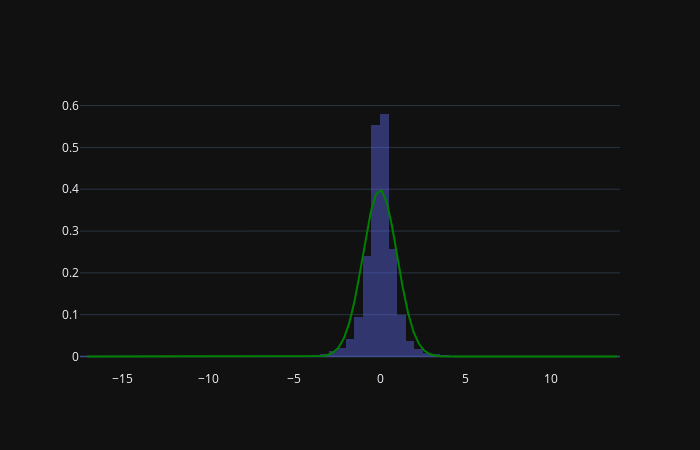

Here is the notebook cell this chart was saved with:
### Code cell
def hist_fig(data: pd.Series, bins=None):
    return go.Figure(
        data=data.pipe(as_histogram, bins=bins).data + data.pipe(norm_fig).data,
    ).update_layout(autosize=False, showlegend=False)

hist_fig(returns, bins=100)

### Figure 1 — Plotly figure (JSON) as saved in the notebook; plotly's stock layout.template omitted (floating-point values rounded to 4 significant figures; data arrays with more than 128 entries replaced by an {"elided": "..."} marker saying what was removed)
{"data": [{"alignmentgroup": "True", "bingroup": "x", "histnorm": "probability density", "hovertemplate": "variable=Return<br>value=%{x}<br>probability density=%{y}<extra></extra>", "legendgroup": "Return", "marker": {"color": "#636efa", "opacity": 0.4, "pattern": {"shape": ""}}, "name": "Return", "nbinsx": 100, "offsetgroup": "Return", "orientation": "v", "showlegend": true, "type": "histogram", "x": {"elided": "23972 float values"}, "xaxis": "x", "yaxis": "y"}, {"hovertemplate": "x=%{x}<br>y=%{y}<extra></extra>", "legendgroup": "", "line": {"color": "green", "dash": "solid"}, "marker": {"symbol": "circle"}, "mode": "lines", "name": "", "orientation": "v", "showlegend": false, "type": "scatter", "x": [-17.1, -16.78, -16.47, -16.16, -15.85, -15.53, -15.22, -14.91, -14.6, -14.28, -13.97, -13.66, -13.35, -13.04, -12.72, -12.41, -12.1, -11.79, -11.47, -11.16, -10.85, -10.54, -10.22, -9.912, -9.599, -9.287, -8.975, -8.662, -8.35, -8.037, -7.725, -7.413, -7.1, -6.788, -6.476, -6.163, -5.851, -5.538, -5.226, -4.914, -4.601, -4.289, -3.977, -3.664, -3.352, -3.039, -2.727, -2.415, -2.102, -1.79, -1.478, -1.165, -0.8528, -0.5405, -0.2281, 0.08427, 0.3966, 0.709, 1.021, 1.334, 1.646, 1.959, 2.271, 2.583, 2.896, 3.208, 3.52, 3.833, 4.145, 4.457, 4.77, 5.082, 5.395, 5.707, 6.019, 6.332, 6.644, 6.956, 7.269, 7.581, 7.894, 8.206, 8.518, 8.831, 9.143, 9.455, 9.768, 10.08, 10.39, 10.7, 11.02, 11.33, 11.64, 11.95, 12.27, 12.58, 12.89, 13.2, 13.52, 13.83], "xaxis": "x", "y": [1.358e-64, 2.697e-62, 4.861e-60, 7.944e-58, 1.178e-55, 1.584e-53, 1.931e-51, 2.137e-49, 2.144e-47, 1.951e-45, 1.611e-43, 1.206e-41, 8.191e-40, 5.046e-38, 2.819e-36, 1.429e-34, 6.569e-33, 2.739e-31, 1.036e-29, 3.553e-28, 1.105e-26, 3.12e-25, 7.986e-24, 1.854e-22, 3.905e-21, 7.459e-20, 1.292e-18, 2.031e-17, 2.895e-16, 3.743e-15, 4.389e-14, 4.668e-13, 4.504e-12, 3.941e-11, 3.128e-10, 2.252e-09, 1.471e-08, 8.711e-08, 4.68e-07, 2.28e-06, 1.008e-05, 4.041e-05, 0.0001469, 0.0004846, 0.00145, 0.003934, 0.009683, 0.02162, 0.04377, 0.08039, 0.1339, 0.2023, 0.2773, 0.3447, 0.3887, 0.3975, 0.3688, 0.3103, 0.2368, 0.1639, 0.1029, 0.05861, 0.03028, 0.01419, 0.006028, 0.002324, 0.0008124, 0.0002576, 7.411e-05, 1.934e-05, 4.576e-06, 9.821e-07, 1.912e-07, 3.377e-08, 5.409e-09, 7.858e-10, 1.035e-10, 1.238e-11, 1.342e-12, 1.319e-13, 1.177e-14, 9.521e-16, 6.986e-17, 4.65e-18, 2.807e-19, 1.537e-20, 7.634e-22, 3.439e-23, 1.405e-24, 5.208e-26, 1.751e-27, 5.339e-29, 1.477e-30, 3.704e-32, 8.428e-34, 1.739e-35, 3.256e-37, 5.528e-39, 8.514e-41, 1.189e-42], "yaxis": "y"}], "layout": {"autosize": false, "height": 450, "showlegend": false, "width": 700, "xaxis": {"autorange": true, "range": [-17.5, 14], "type": "linear"}, "yaxis": {"autorange": true, "range": [-0.03228, 0.6134], "type": "linear"}}}
